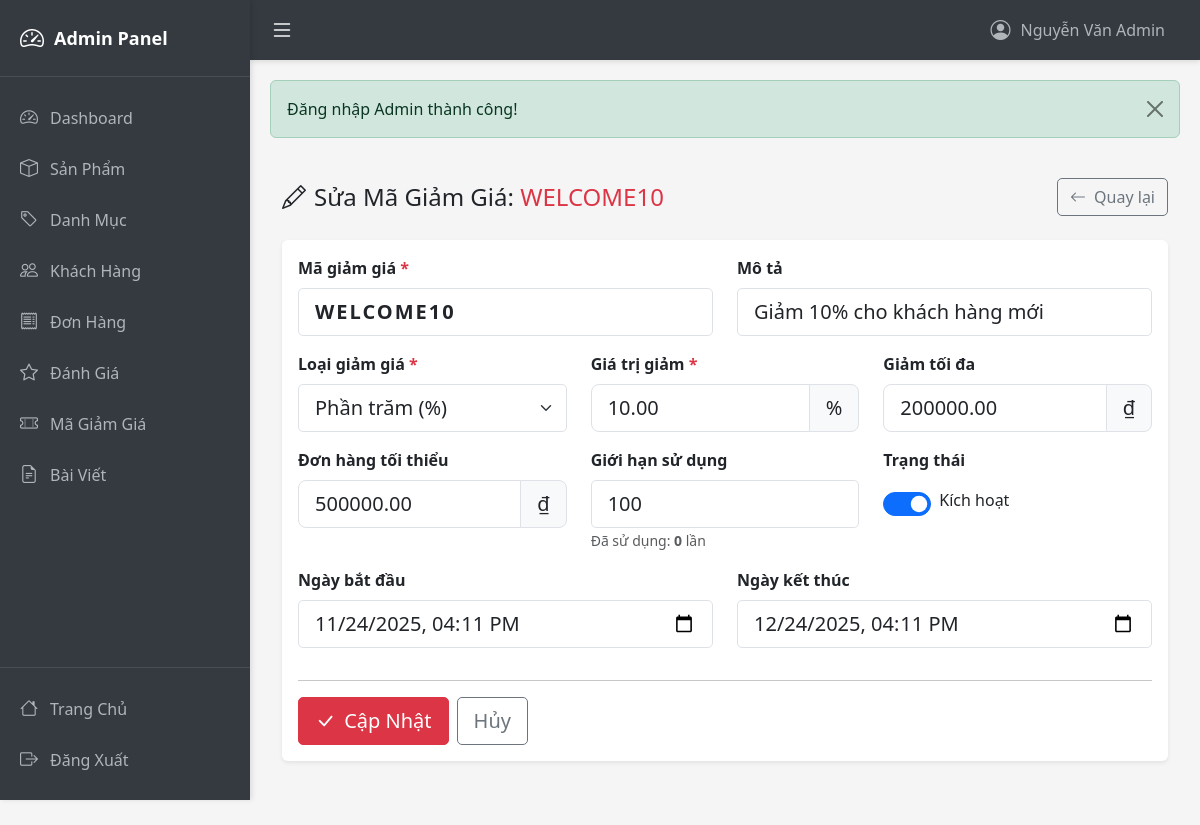
The app's page /admin/couponEdit/1 (signed in) with its own data.
### tables this page shows
CREATE TABLE IF NOT EXISTS coupons (
    coupon_id INT AUTO_INCREMENT PRIMARY KEY,
    code VARCHAR(50) NOT NULL UNIQUE,
    description VARCHAR(255),
    discount_type ENUM('percentage', 'fixed') NOT NULL DEFAULT 'percentage',
    discount_value DECIMAL(15, 2) NOT NULL,
    min_order_amount DECIMAL(15, 2) DEFAULT 0,
    max_discount_amount DECIMAL(15, 2) DEFAULT NULL,
    usage_limit INT DEFAULT NULL,
    used_count INT DEFAULT 0,
    start_date DATETIME DEFAULT NULL,
    end_date DATETIME DEFAULT NULL,
    is_active TINYINT(1) DEFAULT 1,
    created_at TIMESTAMP DEFAULT CURRENT_TIMESTAMP,
    updated_at TIMESTAMP DEFAULT CURRENT_TIMESTAMP ON UPDATE CURRENT_TIMESTAMP
);

### controllers/AdminController.php (called while the page is built, shortened)
<?php
class AdminController extends BaseController {
    private $couponModel;
    public function __construct() {
        $this->couponModel = new CouponModel();
    }
    public function couponEdit($id) {
        $coupon = $this->couponModel->getCouponById($id);
        $data = [
            'coupon' => $coupon,
            'pageTitle' => 'Sửa Mã Giảm Giá'
        ];
        $this->view('admin/coupons/edit', $data, true);
    }
}
?>

### models/BaseModel.php (called while the page is built, shortened)
<?php
class BaseModel {
    public function __construct() {
        $db = new Database();
        $this->conn = $db->getConnection();
    }
}
?>

### config/database.php (called while the page is built, shortened)
<?php
class Database {
    private $host = "localhost";
    private $db_name = "inventory_system";
    private $username = "root";
    private $password = "";
    public function getConnection() {
        $this->conn = null;
        try {
            $this->conn = new PDO(
                "mysql:host=" . $this->host . ";dbname=" . $this->db_name . ";charset=utf8mb4",
                $this->username,
                $this->password,
                [
                    PDO::MYSQL_ATTR_INIT_COMMAND => "SET NAMES utf8mb4 COLLATE utf8mb4_unicode_ci"
                ]
            );
            $this->conn->setAttribute(PDO::ATTR_ERRMODE, PDO::ERRMODE_EXCEPTION);
            $this->conn->setAttribute(PDO::ATTR_DEFAULT_FETCH_MODE, PDO::FETCH_ASSOC);
            $this->conn->exec("SET NAMES utf8mb4");
        } catch(PDOException $e) {
            echo "Connection error: " . $e->getMessage();
        }
        return $this->conn;
    }
}
?>

### models/CouponModel.php (called while the page is built, shortened)
<?php
class CouponModel extends BaseModel {
    public function getCouponById($id) {
        $sql = "SELECT * FROM coupons WHERE coupon_id = :id";
        $stmt = $this->conn->prepare($sql);
        $stmt->bindParam(':id', $id);
        $stmt->execute();
        return $stmt->fetch(PDO::FETCH_ASSOC);
    }
}
?>

### views/admin/coupons/edit.php (the view, shortened to what this page needs)
<?php require_once __DIR__ . '/../layouts/header.php'; ?>
<div class="container-fluid py-4">
    <div class="d-flex justify-content-between align-items-center mb-4">
        <h4 class="mb-0">
            <i class="bi bi-pencil me-2"></i>Sửa Mã Giảm Giá: <span class="text-danger"><?= htmlspecialchars($coupon['code']) ?></span>
        </h4>
        <a href="<?= BASE_URL ?>admin/coupons" class="btn btn-outline-secondary">
            <i class="bi bi-arrow-left me-1"></i> Quay lại
        </a>
    </div>
    <div class="card shadow-sm">
        <div class="card-body">
            <form method="POST" action="<?= BASE_URL ?>admin/couponEdit/<?= $coupon['coupon_id'] ?>">
                <div class="row">
                    <div class="col-md-6 mb-3">
                        <label class="form-label fw-bold">Mã giảm giá <span class="text-danger">*</span></label>
                        <input type="text" name="code" class="form-control form-control-lg text-uppercase"
                               value="<?= htmlspecialchars($coupon['code']) ?>" required maxlength="50"
                               style="letter-spacing: 2px; font-weight: bold;">
                    </div>
                    <div class="col-md-6 mb-3">
                        <label class="form-label fw-bold">Mô tả</label>
                        <input type="text" name="description" class="form-control form-control-lg"
                               value="<?= htmlspecialchars($coupon['description'] ?? '') ?>">
                    </div>
                </div>
                <div class="row">
                    <div class="col-md-4 mb-3">
                        <label class="form-label fw-bold">Loại giảm giá <span class="text-danger">*</span></label>
                        <select name="discount_type" class="form-select form-select-lg" id="discount_type" required>
                            <option value="percentage" <?= $coupon['discount_type'] === 'percentage' ? 'selected' : '' ?>>Phần trăm (%)</option>
                        </select>
                    </div>
                    <div class="col-md-4 mb-3">
                        <label class="form-label fw-bold">Giá trị giảm <span class="text-danger">*</span></label>
                        <div class="input-group input-group-lg">
                            <input type="number" name="discount_value" class="form-control"
                                   value="<?= $coupon['discount_value'] ?>" required min="0" step="0.01">
                            <span class="input-group-text" id="discount_unit"><?= $coupon['discount_type'] === 'percentage' ? '%' : '₫' ?></span>
                        </div>
                    </div>
                    <div class="col-md-4 mb-3" id="max_discount_group" style="<?= $coupon['discount_type'] === 'fixed' ? 'display:none;' : '' ?>">
                        <label class="form-label fw-bold">Giảm tối đa</label>
                        <div class="input-group input-group-lg">
                            <input type="number" name="max_discount_amount" class="form-control"
                                   value="<?= $coupon['max_discount_amount'] ?>" min="0">
                            <span class="input-group-text">₫</span>
                        </div>
                    </div>
                </div>
                <div class="row">
                    <div class="col-md-4 mb-3">
                        <label class="form-label fw-bold">Đơn hàng tối thiểu</label>
                        <div class="input-group input-group-lg">
                            <input type="number" name="min_order_amount" class="form-control"
                                   value="<?= $coupon['min_order_amount'] ?>" min="0">
                            <span class="input-group-text">₫</span>
                        </div>
                    </div>
                    <div class="col-md-4 mb-3">
                        <label class="form-label fw-bold">Giới hạn sử dụng</label>
                        <input type="number" name="usage_limit" class="form-control form-control-lg"
                               value="<?= $coupon['usage_limit'] ?>" min="1">
                        <small class="text-muted">Đã sử dụng: <strong><?= $coupon['used_count'] ?></strong> lần</small>
                    </div>
                    <div class="col-md-4 mb-3">
                        <label class="form-label fw-bold">Trạng thái</label>
                        <div class="form-check form-switch mt-2">
                            <input class="form-check-input" type="checkbox" name="is_active" id="is_active"
                                   <?= $coupon['is_active'] ? 'checked' : '' ?> style="width: 3em; height: 1.5em;">
                            <label class="form-check-label ms-2" for="is_active">Kích hoạt</label>
                        </div>
                    </div>
                </div>
                <div class="row">
                    <div class="col-md-6 mb-3">
                        <label class="form-label fw-bold">Ngày bắt đầu</label>
                        <input type="datetime-local" name="start_date" class="form-control form-control-lg"
                               value="<?= $coupon['start_date'] ? date('Y-m-d\TH:i', strtotime($coupon['start_date'])) : '' ?>">
                    </div>
                    <div class="col-md-6 mb-3">
                        <label class="form-label fw-bold">Ngày kết thúc</label>
                        <input type="datetime-local" name="end_date" class="form-control form-control-lg"
                               value="<?= $coupon['end_date'] ? date('Y-m-d\TH:i', strtotime($coupon['end_date'])) : '' ?>">
                    </div>
                </div>
                <hr>
                <div class="d-flex gap-2">
                    <button type="submit" class="btn btn-danger btn-lg">
                        <i class="bi bi-check-lg me-1"></i> Cập Nhật
                    </button>
                    <a href="<?= BASE_URL ?>admin/coupons" class="btn btn-outline-secondary btn-lg">Hủy</a>
                </div>
            </form>
        </div>
    </div>
</div>
<?php require_once __DIR__ . '/../layouts/footer.php'; ?>

### public/css/admin.css (style rules this page uses)
:root { --sidebar-width: 250px; --sidebar-collapsed-width: 70px; --topbar-height: 60px; --primary-color: #343a40; --secondary-color: #495057; --accent-color: #007bff; }
* { margin: 0; padding: 0; box-sizing: border-box; }
body { background-color: #f5f5f5; display: flex; flex-direction: column; }
.card { border: none; box-shadow: 0 2px 4px rgba(0,0,0,0.1); margin-bottom: 20px; }
.btn { border-radius: 5px; }
.form-control, .form-select { border-radius: 5px; }

### records on screen
coupons: code "WELCOME10", description "Giảm 10% cho khách hàng mới", discount_type "Phần trăm (%)", discount_value "10.00", max_discount_amount "200000.00", min_order_amount "500000.00", usage_limit "100", used_count "0", is_active "☑", start_date "11/24/2025 16:11", end_date "12/24/2025 16:11"

### other values on screen
$_SESSION['admin_name'] "Nguyễn Văn Admin"
$_SESSION['success'] "Đăng nhập Admin thành công!"
